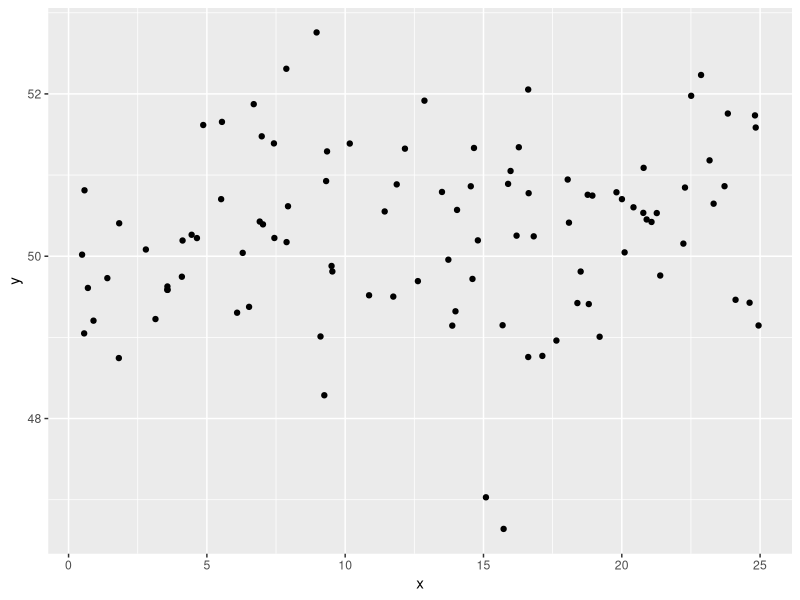

The R script that drew this image: (Note: this script raises an error after producing the figure.)
knitr::opts_chunk$set(
  message = FALSE,
  warning = FALSE,
  fig.align = "center",
  fig.height = 7,
  fig.width = 11
)

library(knitr)
library(ggplot2)

# Gerador de splines
# n: número de observalções
# pq: pontos de quebra
myrandom <- function(n, pq = NULL) {
  x <- runif(n, 0, 25)
  y <- 50 + rnorm(n, sd = 2)
  
  # Ponto de quebra
  if(max(pq) > 25 | min(pq) < 0) stop("pq (ponto de quebra, deve estar entre 0-25")
  if(is.null(pq)) stop("pq é um argumento obrigátorio")
  
  lxs <- lapply(pq, function(b) {
    ifelse(x <= b, 0, x - b)
  })

  xls <- do.call(cbind, lxs)
  colnames(xls) <- paste0("x", pq)
  
  df <- as.data.frame(cbind(y, x, xls))
  
  fit <- lm(y ~ ., data = df)
  
  df$y <- predict(fit) + rnorm(n)
  
  df[,c("y","x")]
}


df <- myrandom(100,pq = c(10,15))

ggplot(df, aes(x = x, y = y)) + geom_point()                 

# mc: (TRUE) média constante (FALSE) regressão linear
# pq: ponto de quebra
reg_segmentada <- function(x, y, pq = NULL , mc = TRUE) {
  # Ponto de quebra
  if(max(pq) > 25 | min(pq) < 0) stop("pq (ponto de quebra, deve estar entre 0-25")
  if(is.null(pq)) stop("pq é um argumento obrigátorio")
  pq <- cut(x, unique(c(0,pq,25)) , include.lowest = TRUE)
  
  df <- data.frame(x = x, y = y, r = pq, stringsAsFactors = FALSE)
  
  # Separa os pontos de quebra
  df <- lapply(unique(df$r), function(x) {
     df[df$r == x, ]
  })  
  
  # Modelo de média constante
  if (isTRUE(mc)) {
    df <- lapply(df, function(w) {
      w$pred <- predict(lm(y ~ 1, data = w))
      w
    })
  } else {
    # Modelo de regressão linear simples
    df <- lapply(df, function(w) {
      w$pred <- predict(lm(y ~ x, data = w))
      w
    })
  }
  
  do.call(rbind, df)
}

dfseg <- reg_segmentada(df$x, df$y , pq = c(10,18))

# Modelo de média consante
ggplot(dfpart, aes(x,y, group = r, color = r)) + geom_point() + 
  geom_smooth(aes(x = x, y = pred), method = "lm")

# Modelo de regressão linear simples
dfseg2 <- reg_segmentada(df$x,df$y , pq = c(10, 18), mc = FALSE)

ggplot(dfpart2, aes(x,y,group = r, color = r)) + geom_point() + 
  geom_smooth(aes(x = x, y = pred), method = "lm")

reg_por_partes <- function(x, y, pq = NULL) {
  # Ponto de quebra
  if(max(pq) > 25 | min(pq) < 0) stop("pq (ponto de quebra, deve estar entre 0-25")
  if(is.null(pq)) stop("pq é um argumento obrigátorio")
  pq <- cut(x, unique(c(0,pq,25)) , include.lowest = TRUE, labels = c(pq,25))
  
  df <- data.frame(x = x, y = y, r = pq)
  
  pq <- as.integer(levels(df$r))[-length(levels(df$r))]
  
  pqs <- sapply(pq, function(z) {
    ifelse(df$x <= z, 0, df$x - z) 
  })  
  colnames(pqs) <- paste0("x",2:length(levels(df$r)))  
  
  df <- cbind(df, pqs)
  
  fit <- lm(y ~ ., data = df[,-which(names(df) == "r")])
  
  df$pred <- predict(fit)  
  list(df = df, model = fit)
}


dfpartes <- reg_por_partes(df$x, df$y, pq = c(10,20))

ggplot(dfsegmentado$df, aes(x = x, y = pred)) + geom_point(aes(y = y))  + geom_line(color = "blue")


dfsegmentado2 <- reg_segmentada(df$x, df$y, pq = c(5,13,20))
ggplot(dfsegmentado2$df, aes(x = x, y = pred)) + geom_point(aes(y = y))  + geom_line(color = "blue")

# Função soma de quadrados do resíduo
sqres <- function(obs, pred) {
  sum((obs - pred)^2)
}


reg_segmentada2 <- function(df, mc = TRUE) {
  # Determina o melhor ponto de corte (um único)
  corte <- lapply(df$x, function(x) {
    g1 <- df$y[df$x <= x]
    g2 <- df$y[df$x > x]
    
    data.frame(
      sqres = sqres(mean(g1),g1) + sqres(mean(g2), g2),
      corte = x
    )
  })
  cutoff <- do.call(rbind, corte)
  
  melhor_corte <- cutoff[which.min(cutoff$sqres),]$corte  
  
 reg_segmentada(df$x, df$y, pq = c(0, melhor_corte, 25), mc = mc)
}

dfc1 <- reg_segmentada2(df)

ggplot(dfc1, aes(x = x, y = y, group = r, color = r)) + geom_point() + 
  geom_smooth(aes(x = x, y = pred), method = "lm")

dfc2 <- reg_segmentada2(df,mc = FALSE)

ggplot(dfc2, aes(x = x, y = y, group = r, color = r)) + geom_point() + 
  geom_smooth(aes(x = x, y = pred), method = "lm")

# Ponto de corte somen
reg_por_partes2 <- function(df) {
  # Determina o melhor ponto de corte (um único)
  corte <- lapply(df$x, function(x) {
    g1 <- df$y[df$x <= x]
    g2 <- df$y[df$x > x]
    
    data.frame(
      sqres = sqres(mean(g1),g1) + sqres(mean(g2), g2),
      corte = x
    )
  })
  cutoff <- do.call(rbind, corte)
  
  melhor_corte <- cutoff[which.min(cutoff$sqres),]$corte  
  
  reg_por_partes(df$x, df$y, pq = melhor_corte)
}


dfc3 <- reg_por_partes2(df)

ggplot(dfc3$df, aes(x = x, y = pred)) + geom_point(aes(y = y)) +
  geom_line(color = "blue")
